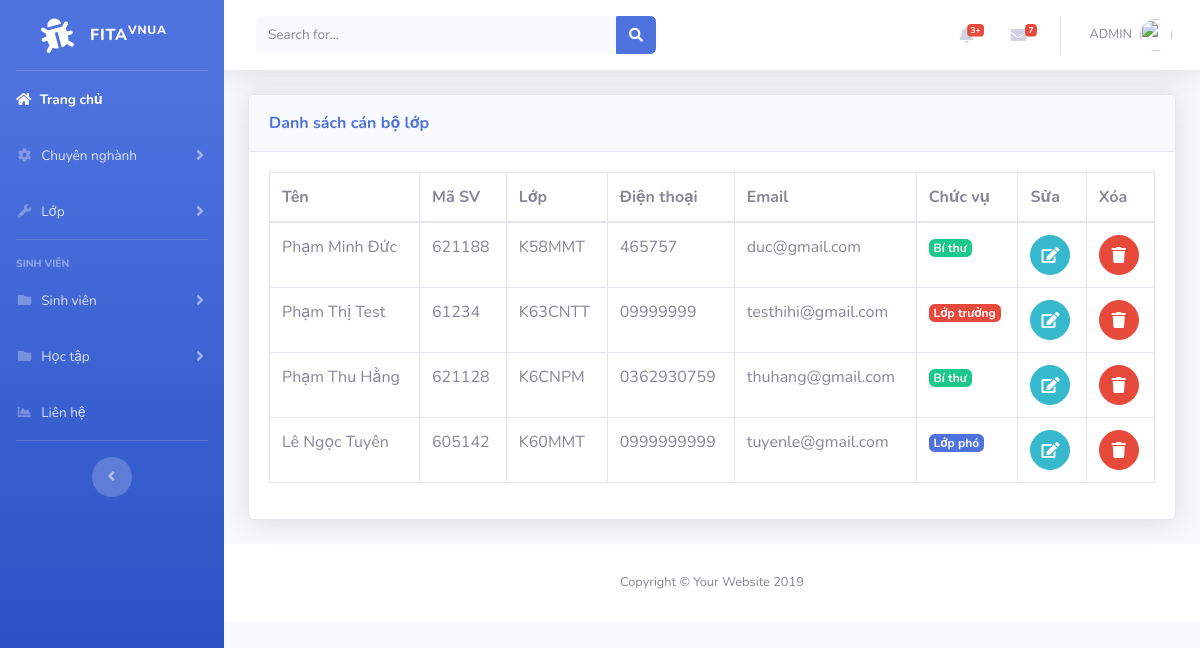
/official.php, run on an earlier commit of the app's database.
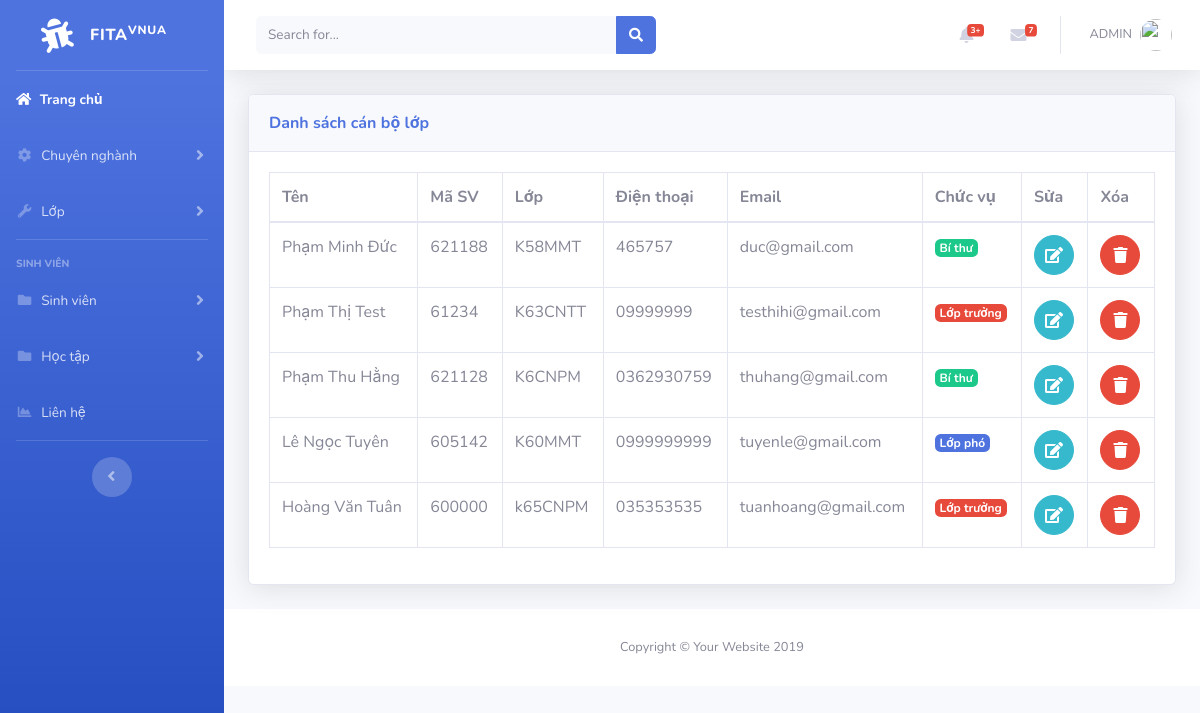
And on a later commit of the database.
### tables this page shows
CREATE TABLE `student` (
  `id` int(11) NOT NULL,
  `name` varchar(50) NOT NULL,
  `code` varchar(6) NOT NULL,
  `class` varchar(50) NOT NULL,
  `phone` varchar(50) NOT NULL,
  `email` varchar(50) NOT NULL,
  `id_pos` int(6) NOT NULL
);

### official.php (the view, shortened to what this page needs)
<?php
include('includes/header.php');
include('includes/navbar.php');
include('includes/connect.php');
?>
<div class="container-fluid">
<div class="card shadow mb-4">
  <div class="card-header py-3">
    <h7 class="m-0 font-weight-bold text-primary">Danh sách cán bộ lớp</h7>
  </div>
  <div class="card-body">
  <div class="table-responsive">
<?php
$query="SELECT * FROM student";
$query_run=mysqli_query($connect,$query);
 ?>
      <table class="table table-bordered" id="dataTable" width="100%" cellspacing="0">
        <thead>
          <tr>
            <th>Tên</th>
            <th>Mã SV</th>
            <th>Lớp</th>
            <th>Điện thoại</th>
            <th>Email</th>
            <th>Chức vụ</th>
            <th>Sửa</th>
            <th>Xóa</th>
          </tr>
        </thead>
        <tbody>
          <?php
              if(mysqli_num_rows($query_run)>0)
              {
                while($row=mysqli_fetch_assoc($query_run))
                {
                  ?>
                <?php
                    if($row['id_pos']!=0)
                    {
                ?>
                      <tr>
                        <td><?php echo $row['name']; ?></td>
                        <td><?php echo $row['code']; ?></td>
                        <td><?php echo $row['class']; ?></td>
                        <td><?php echo $row['phone']; ?></td>
                        <td><?php echo $row['email']; ?></td>
                        <td>
                          <?php
                            if($row['id_pos']==1)
                            {
                              echo '<a href="#" class="badge badge-danger">Lớp trưởng</a>';
                            }
                            if($row['id_pos']==2)
                            {
                              echo '<a href="#" class="badge badge-success">Bí thư</a>';
                            }
                            if($row['id_pos']==3)
                            {
                              echo '<a  href="#" class="badge badge-primary">Lớp phó</a>';
                            }
                          ?>
                        </td>
                        <td>
                            <form action="edit.php" method="post">
                                <button  type="submit" name="edit_btn" class="btn btn-info btn-circle"><i class="fa fa-edit edit"></i></button>
                            </form>
                        </td>
                        <td>
                            <form action="code.php" method="post">
                              <button onclick="return confirm('Bạn có muốn xóa sinh viên')" href="code.php?id=<?php echo $row['name'];?>" type="submit" name="delete_btn" class="btn btn-danger btn-circle"><i class="fas fa-trash"></i></button>
                            </form>
                        </td>
                      </tr>
                    <?php
                         }
                    ?>
                  <?php
                }
              }
              else
              {
                echo "Not found";
              }
           ?>
        </tbody>
      </table>
    </div>
  </div>
</div>
</div>
<?php
include('includes/footer.php');
?>

What changed in the data, as far as the page shows it:
added student: name "Hoàng Văn Tuân", code "600000", class "k65CNPM", phone "035353535", email "tuanhoang@gmail.com", id_pos "Lớp trưởng"
